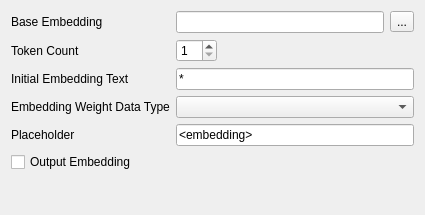
<?xml version="1.0" encoding="UTF-8"?>
<ui version="4.0">
 <class>Form</class>
 <widget class="QWidget" name="Form">
  <property name="geometry">
   <rect>
    <x>0</x>
    <y>0</y>
    <width>425</width>
    <height>215</height>
   </rect>
  </property>
  <property name="windowTitle">
   <string>Form</string>
  </property>
  <layout class="QGridLayout" name="gridLayout">
   <item row="0" column="0">
    <widget class="QLabel" name="label_10">
     <property name="text">
      <string>Base Embedding</string>
     </property>
     <property name="buddy">
      <cstring>baseEmbeddingLed</cstring>
     </property>
    </widget>
   </item>
   <item row="0" column="1">
    <widget class="QLineEdit" name="baseEmbeddingLed">
     <property name="toolTip">
      <string>The base embedding to train on. Leave empty to create a new embedding</string>
     </property>
    </widget>
   </item>
   <item row="0" column="2">
    <widget class="QToolButton" name="baseEmbeddingBtn">
     <property name="text">
      <string>...</string>
     </property>
    </widget>
   </item>
   <item row="1" column="0">
    <widget class="QLabel" name="label_11">
     <property name="text">
      <string>Token Count</string>
     </property>
     <property name="buddy">
      <cstring>tokenSbx</cstring>
     </property>
    </widget>
   </item>
   <item row="1" column="1">
    <widget class="QSpinBox" name="tokenSbx">
     <property name="sizePolicy">
      <sizepolicy hsizetype="Fixed" vsizetype="Fixed">
       <horstretch>0</horstretch>
       <verstretch>0</verstretch>
      </sizepolicy>
     </property>
     <property name="toolTip">
      <string>The token count used when creating a new embedding. Leave empty to auto detect from the initial embedding text</string>
     </property>
     <property name="minimum">
      <number>1</number>
     </property>
     <property name="maximum">
      <number>75</number>
     </property>
    </widget>
   </item>
   <item row="2" column="0">
    <widget class="QLabel" name="label_12">
     <property name="text">
      <string>Initial Embedding Text</string>
     </property>
     <property name="buddy">
      <cstring>initialEmbeddingLed</cstring>
     </property>
    </widget>
   </item>
   <item row="2" column="1" colspan="2">
    <widget class="QLineEdit" name="initialEmbeddingLed">
     <property name="toolTip">
      <string>The initial embedding text used when creating a new embedding</string>
     </property>
     <property name="text">
      <string>*</string>
     </property>
    </widget>
   </item>
   <item row="3" column="0">
    <widget class="QLabel" name="label_13">
     <property name="text">
      <string>Embedding Weight Data Type</string>
     </property>
     <property name="buddy">
      <cstring>embeddingDTypeCmb</cstring>
     </property>
    </widget>
   </item>
   <item row="3" column="1" colspan="2">
    <widget class="QComboBox" name="embeddingDTypeCmb">
     <property name="toolTip">
      <string>The Embedding weight data type used for training. This can reduce memory consumption, but reduces precision</string>
     </property>
    </widget>
   </item>
   <item row="4" column="0">
    <widget class="QLabel" name="label_14">
     <property name="text">
      <string>Placeholder</string>
     </property>
     <property name="buddy">
      <cstring>placeholderLed</cstring>
     </property>
    </widget>
   </item>
   <item row="4" column="1" colspan="2">
    <widget class="QLineEdit" name="placeholderLed">
     <property name="toolTip">
      <string>The placeholder used when using the embedding in a prompt</string>
     </property>
     <property name="text">
      <string>&lt;embedding&gt;</string>
     </property>
    </widget>
   </item>
   <item row="5" column="0">
    <widget class="QCheckBox" name="outputCbx">
     <property name="toolTip">
      <string>Output embeddings are calculated at the output of the text encoder, not the input. This can improve results for larger text encoders and lower VRAM usage</string>
     </property>
     <property name="text">
      <string>Output Embedding</string>
     </property>
    </widget>
   </item>
   <item row="6" column="0">
    <spacer name="verticalSpacer_4">
     <property name="orientation">
      <enum>Qt::Orientation::Vertical</enum>
     </property>
     <property name="sizeHint" stdset="0">
      <size>
       <width>20</width>
       <height>4</height>
      </size>
     </property>
    </spacer>
   </item>
  </layout>
 </widget>
 <resources/>
 <connections/>
</ui>
